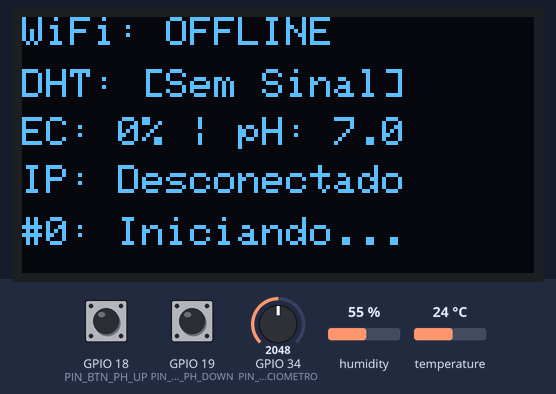
A program run on a simulated ESP32. Parts: 128×64 one-colour display. The inputs (shaded band) are chosen by the test bench; at power-on: GPIO 18 (PIN_BTN_PH_UP) HIGH, humidity 55 %, GPIO 34 (PIN_POTENCIOMETRO) = 2048, GPIO 19 (PIN_BTN_PH_DOWN) HIGH, temperature 24 °C (analog values on the 0–4095 scale). WiFi joins after 1.5 s; servers stay silent unless stated; uploads are accepted with an empty reply; what the program prints to the serial monitor is not drawn.

Above: at 1.7 s.
1.8 s: GPIO 18 (PIN_BTN_PH_UP) pulled LOW for 1 s
At 3.9 s:
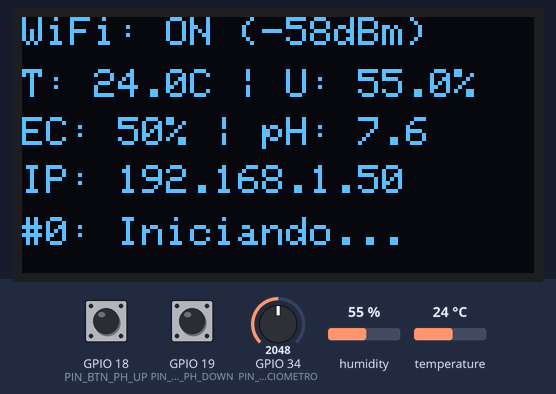
4.3 s: humidity set to 22 %
At 7.4 s:
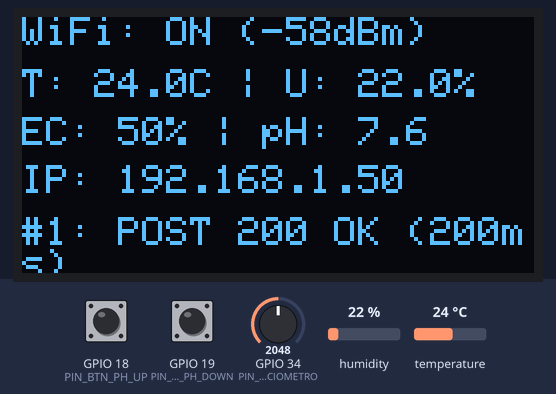
14.0 s: GPIO 34 (PIN_POTENCIOMETRO) set to 491
At 16.4 s:
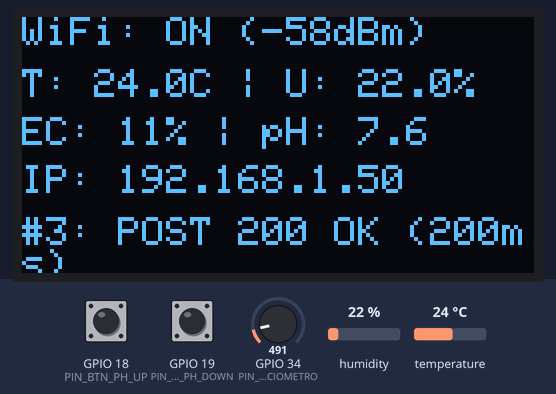
16.7 s: GPIO 19 (PIN_BTN_PH_DOWN) pulled LOW for 3.2 s
At 20.5 s:
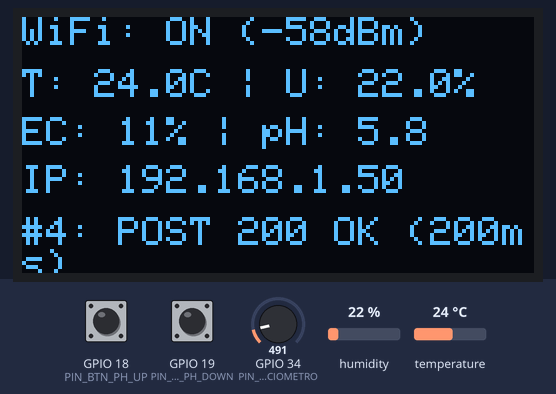
21.4 s: temperature set to 12 °C
At 25.5 s:
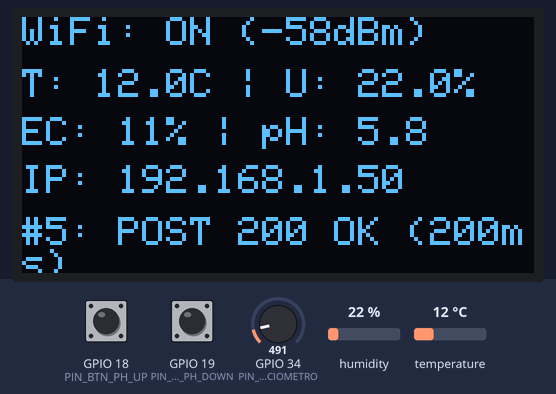
26.7 s: GPIO 18 (PIN_BTN_PH_UP) pulled LOW for 0.15 s
At 30.6 s:
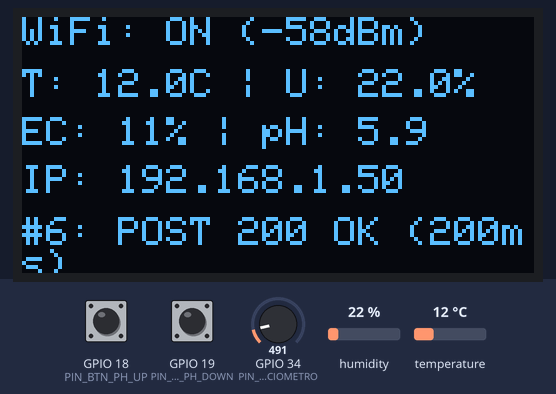
Timing chart, 0 to 32.1 s (numbered marks = the images above; inputs shaded):
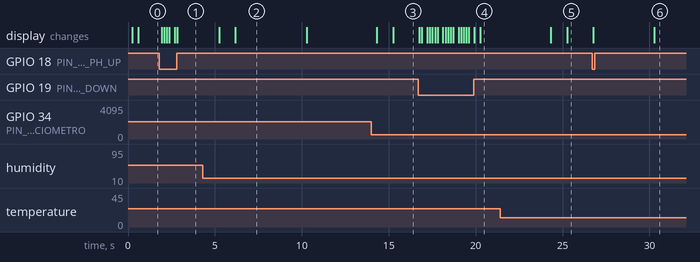

The program:

main.cpp
```cpp
#include <Adafruit_GFX.h>
#include <Adafruit_SSD1306.h>
#include <ArduinoJson.h>
#include <DHT.h>
#include <HTTPClient.h>
#include <WiFi.h>
#include <Wire.h>
#include "soc/soc.h"
#include "soc/rtc_cntl_reg.h"

const char *WIFI_SSID = "NewtonHome";
const char *WIFI_PASS = "NewMarNewIsaFla@2007";

const char *TELEMETRY_ENDPOINT = "http://webhook.site/c89d070c-f6b9-48c4-a7a2-a4e433382524";

#define PIN_POTENCIOMETRO 34
#define PIN_DHT 23
#define PIN_BTN_PH_UP 18
#define PIN_BTN_PH_DOWN 19

#define SCREEN_WIDTH 128
#define SCREEN_HEIGHT 64
#define OLED_RESET -1
#define SCREEN_ADDRESS 0x3C

Adafruit_SSD1306 display(SCREEN_WIDTH, SCREEN_HEIGHT, &Wire, OLED_RESET);

#define DHTTYPE DHT11
DHT dht(PIN_DHT, DHTTYPE);

struct TelemetriaSensores {
  int valorRawADC;
  int condutividadePct;
  float temperatura;
  float umidade;
  float ph;
  bool dhtValido;
  unsigned long timestampMs;
};

TelemetriaSensores telemetriaAtual = {
    .valorRawADC = 0,
    .condutividadePct = 0,
    .temperatura = 0.0f,
    .umidade = 0.0f,
    .ph = 7.0f,
    .dhtValido = false,
    .timestampMs = 0
};

unsigned long lastSensorRead = 0;
const unsigned long SENSOR_INTERVAL = 2000;

unsigned long lastTelemetryDispatch = 0;
const unsigned long DISPATCH_INTERVAL = 5000;

unsigned long lastDisplayUpdate = 0;
const unsigned long DISPLAY_INTERVAL = 150;

unsigned long lastBtnPhUpTime = 0;
unsigned long lastBtnPhDownTime = 0;
const unsigned long DEBOUNCE_DELAY = 180;

bool wifiConectado = false;
String ipLocal = "Sem IP";
int wifiRSSI = 0;
unsigned long totalPacotesEnviados = 0;
int ultimoHttpStatus = 0;
String ultimoStatusMsg = "Iniciando...";

void WiFiStationConnected(WiFiEvent_t event, WiFiEventInfo_t info) {
  Serial.println("[Wi-Fi] Conectado ao Ponto de Acesso (AP) com sucesso!");
}

void WiFiGotIP(WiFiEvent_t event, WiFiEventInfo_t info) {
  wifiConectado = true;
  ipLocal = WiFi.localIP().toString();
  wifiRSSI = WiFi.RSSI();
  Serial.printf("[Wi-Fi] IP Obtido via DHCP: %s | Sinal (RSSI): %d dBm\n",
                ipLocal.c_str(), wifiRSSI);
}

void WiFiStationDisconnected(WiFiEvent_t event, WiFiEventInfo_t info) {
  wifiConectado = false;
  ipLocal = "Offline";
  Serial.println("[Wi-Fi] Desconectado da rede! Tentando reconectar em background...");
  WiFi.reconnect();
}

void inicializarWiFi() {
  WiFi.mode(WIFI_STA);
  WiFi.setAutoReconnect(true);

  WiFi.setTxPower(WIFI_POWER_11dBm);

  WiFi.onEvent(WiFiStationConnected, WiFiEvent_t::ARDUINO_EVENT_WIFI_STA_CONNECTED);
  WiFi.onEvent(WiFiGotIP, WiFiEvent_t::ARDUINO_EVENT_WIFI_STA_GOT_IP);
  WiFi.onEvent(WiFiStationDisconnected, WiFiEvent_t::ARDUINO_EVENT_WIFI_STA_DISCONNECTED);

  Serial.printf("[Wi-Fi] Conectando a rede SSID: %s ...\n", WIFI_SSID);
  WiFi.begin(WIFI_SSID, WIFI_PASS);
}

void lerEletrocondutividade(TelemetriaSensores &dados) {
  long soma = 0;
  for (int i = 0; i < 16; i++) {
    soma += analogRead(PIN_POTENCIOMETRO);
    delayMicroseconds(100);
  }
  dados.valorRawADC = soma / 16;
  dados.condutividadePct = map(dados.valorRawADC, 0, 4095, 0, 100);
}

void lerDHT(TelemetriaSensores &dados) {
  float t = dht.readTemperature();
  float h = dht.readHumidity();

  if (isnan(t) || isnan(h)) {
    dados.dhtValido = false;
  } else {
    dados.temperatura = t;
    dados.umidade = h;
    dados.dhtValido = true;
  }
}

void processarBotoesPH(TelemetriaSensores &dados) {
  unsigned long agora = millis();

  if (digitalRead(PIN_BTN_PH_UP) == LOW) {
    if (agora - lastBtnPhUpTime >= DEBOUNCE_DELAY) {
      if (dados.ph < 14.0f) dados.ph += 0.1f;
      lastBtnPhUpTime = agora;
    }
  }

  if (digitalRead(PIN_BTN_PH_DOWN) == LOW) {
    if (agora - lastBtnPhDownTime >= DEBOUNCE_DELAY) {
      if (dados.ph > 0.0f) dados.ph -= 0.1f;
      lastBtnPhDownTime = agora;
    }
  }
}

String serializarTelemetriaJson(const TelemetriaSensores &dados) {
  JsonDocument doc;

  doc["dispositivoId"] = "esp32-estufa-01";
  doc["tipoDispositivo"] = "AGRO_NODE_V1";
  doc["dataHoraLocalMs"] = dados.timestampMs;
  doc["uptimeSegundos"] = millis() / 1000;

  JsonObject ambient = doc["ambiente"].to<JsonObject>();
  if (dados.dhtValido) {
    ambient["temperatura"] = round(dados.temperatura * 10.0f) / 10.0f;
    ambient["umidade"] = round(dados.umidade * 10.0f) / 10.0f;
    ambient["sensorStatus"] = "OK";
  } else {
    ambient["temperatura"] = nullptr;
    ambient["umidade"] = nullptr;
    ambient["sensorStatus"] = "ERRO_LEITURA";
  }

  JsonObject fert = doc["solucaoNutritiva"].to<JsonObject>();
  fert["valorEC"] = dados.condutividadePct;
  fert["rawADC"] = dados.valorRawADC;
  fert["ph"] = round(dados.ph * 10.0f) / 10.0f;
  fert["alertaEC"] = (dados.condutividadePct > 80 || dados.condutividadePct < 20);

  String jsonString;
  serializeJson(doc, jsonString);
  return jsonString;
}

void executarDisparoHttp(const String &jsonPayload) {
  totalPacotesEnviados++;

  bool conectado = (WiFi.status() == WL_CONNECTED);
  if (!conectado) {
    ultimoHttpStatus = -1;
    ultimoStatusMsg = "Wi-Fi Desconectado";
    Serial.printf("\n[HTTP POST] Pacote #%lu cancelado: Sem conexao Wi-Fi (Status: %d)\n",
                  totalPacotesEnviados, WiFi.status());
    return;
  }

  WiFiClient client;
  HTTPClient http;

  if (http.begin(client, TELEMETRY_ENDPOINT)) {
    http.setTimeout(4000);
    http.addHeader("Content-Type", "application/json");
    http.addHeader("X-Device-Token", "agrosync-device-jwt-secret");

    Serial.println("\n=======================================================");
    Serial.printf(">>> [HTTP POST] DISPARANDO TELEMETRIA #%lu VIA WI-FI\n", totalPacotesEnviados);
    Serial.printf("Endpoint : %s\n", TELEMETRY_ENDPOINT);
    Serial.println("Payload  : " + jsonPayload);

    unsigned long startReq = millis();
    int httpResponseCode = http.POST(jsonPayload);
    unsigned long tempoGasto = millis() - startReq;

    ultimoHttpStatus = httpResponseCode;

    if (httpResponseCode > 0) {
      Serial.printf("<<< [HTTP STATUS: %d] Sucesso em %lums!\n", httpResponseCode, tempoGasto);
      ultimoStatusMsg = "POST " + String(httpResponseCode) + " OK (" + String(tempoGasto) + "ms)";
    } else {
      Serial.printf("<<< [HTTP ERRO]: %s (%d) apos %lums\n",
                    http.errorToString(httpResponseCode).c_str(), httpResponseCode, tempoGasto);
      ultimoStatusMsg = "Erro HTTP: " + String(httpResponseCode);
    }
    Serial.println("=======================================================\n");

    http.end();
  } else {
    Serial.println("[HTTP] Falha ao iniciar conexao com o endpoint!");
    ultimoStatusMsg = "Falha conexao HTTP";
  }
}

void atualizarDisplay(const TelemetriaSensores &dados) {
  display.clearDisplay();
  display.setTextSize(1);
  display.setTextColor(SSD1306_WHITE);

  display.setCursor(0, 0);
  if (wifiConectado) {
    display.printf("WiFi: ON (%ddBm)", WiFi.RSSI());
  } else {
    display.print("WiFi: OFFLINE");
  }

  display.setCursor(0, 13);
  if (dados.dhtValido) {
    display.printf("T: %.1fC | U: %.1f%%", dados.temperatura, dados.umidade);
  } else {
    display.print("DHT: [Sem Sinal]");
  }

  display.setCursor(0, 25);
  display.printf("EC: %d%% | pH: %.1f", dados.condutividadePct, dados.ph);

  display.setCursor(0, 37);
  if (wifiConectado) {
    display.printf("IP: %s", ipLocal.c_str());
  } else {
    display.print("IP: Desconectado");
  }

  display.setCursor(0, 50);
  display.printf("#%lu: %s", totalPacotesEnviados, ultimoStatusMsg.c_str());

  display.display();
}

void setup() {
  WRITE_PERI_REG(RTC_CNTL_BROWN_OUT_REG, 0);

  Serial.begin(115200);
  delay(200);

  analogReadResolution(12);
  analogSetAttenuation(ADC_11db);
  pinMode(PIN_POTENCIOMETRO, INPUT);

  pinMode(PIN_BTN_PH_UP, INPUT_PULLUP);
  pinMode(PIN_BTN_PH_DOWN, INPUT_PULLUP);

  dht.begin();
  Wire.begin(21, 22);

  if (!display.begin(SSD1306_SWITCHCAPVCC, SCREEN_ADDRESS)) {
    Serial.println("[Display] Falha ao inicializar o OLED SSD1306!");
  } else {
    display.clearDisplay();
    display.setTextColor(SSD1306_WHITE);
    display.setTextSize(1);
    display.setCursor(10, 20);
    display.println("AgroSync Node v1.0");
    display.setCursor(10, 35);
    display.println("Conectando Wi-Fi...");
    display.display();
  }

  delay(300);
  inicializarWiFi();
  Serial.println("[SISTEMA] Loop temporal e estacao Wi-Fi configurados com sucesso.");
}

void loop() {
  unsigned long agora = millis();

  processarBotoesPH(telemetriaAtual);

  if (agora - lastSensorRead >= SENSOR_INTERVAL) {
    lastSensorRead = agora;
    lerEletrocondutividade(telemetriaAtual);
    lerDHT(telemetriaAtual);
    telemetriaAtual.timestampMs = agora;
  }

  if (agora - lastTelemetryDispatch >= DISPATCH_INTERVAL) {
    lastTelemetryDispatch = agora;
    String payloadJson = serializarTelemetriaJson(telemetriaAtual);
    executarDisparoHttp(payloadJson);
  }

  if (agora - lastDisplayUpdate >= DISPLAY_INTERVAL) {
    lastDisplayUpdate = agora;
    atualizarDisplay(telemetriaAtual);
  }
}
```

Measured:
- after the input at 1.8 s, the display: first changes after 0.14 s (image 1 shows a later state)
- after the input at 14.0 s, the display: first changes after 0.31 s (image 3 shows a later state)
- after the input at 16.7 s, the display: first changes after 0.06 s (image 4 shows a later state)
- after the input at 21.4 s, the display: first changes after 2.9 s (image 5 shows a later state)
- after the input at 26.7 s, the display: first changes after 0.07 s (image 6 shows a later state)
- what the display in image 2 shows lasts 4.1 s, from 6.2 s to 10.3 s
